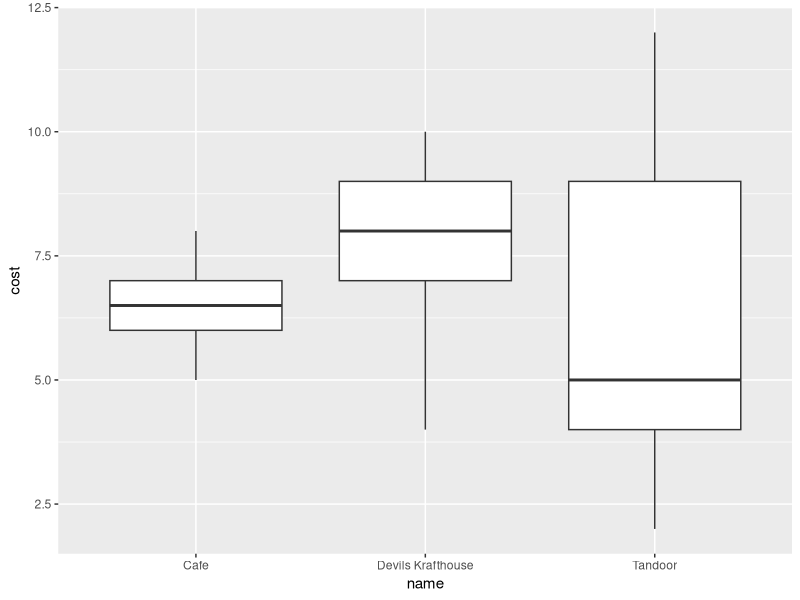
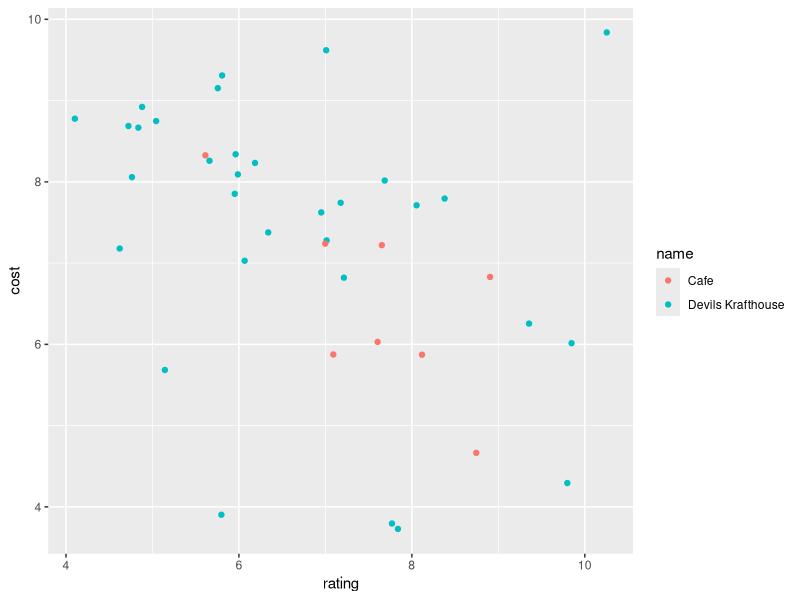
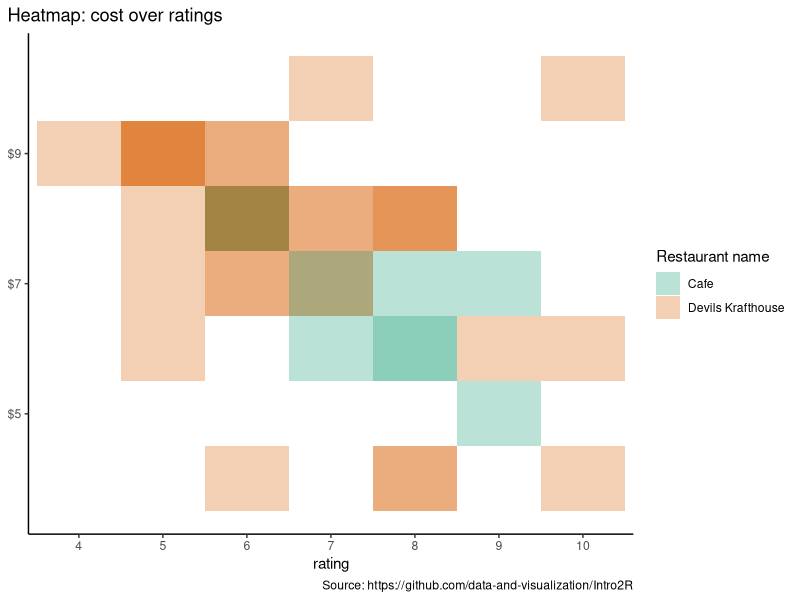

Write the R code that produced these figures, in order.
## ---- chunk 1
#| warning: false
#| message: false
library(tidyverse)
## ---- chunk 2
#| label: import-data
#| warning: false
#| message: false
# library(readr)
brodhead_center <- read_csv("data/brodhead_center.csv")
# view(brodheadCenter)
## ---- chunk 3
brodhead_center
## ---- chunk 4
#| warning: false
#| message: false
brodhead_center |> 
  ggplot(aes(x = name, y = cost)) +
  geom_boxplot() 
## ---- chunk 5
#| warning: false
#| message: false
brodhead_center |> 
  filter(name != "Tandoor") |> 
  ggplot(aes(x = rating, y = cost)) +
  geom_jitter(aes(color = name))
## ---- chunk 6
#| code-fold: true
#| code-summary: "Show the code"
brodhead_center |> 
  drop_na(rating, cost, name) |> 
  filter(name != "Tandoor") |> 
  ggplot(aes(x = factor(rating), y = cost)) +
  geom_tile(aes(fill = name), alpha = .3) +
  scale_y_continuous(label = scales::dollar) +
  scale_fill_brewer(palette = "Dark2") + 
  labs(x = "rating", y = NULL, title = "Heatmap: cost over ratings", 
       caption = "Source: https://github.com/data-and-visualization/Intro2R",
       fill = "Restaurant name") +
  theme_classic() +
  theme(plot.title.position = "plot")
  
